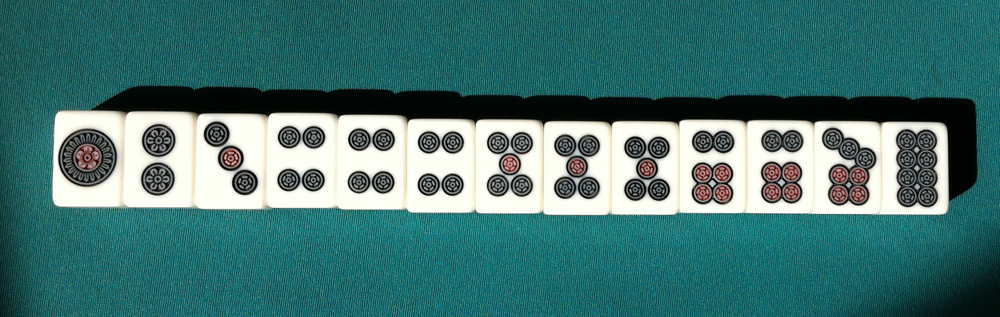
#> input picture data/2.jpg, 1000 x 317 px
$ python boundingbox.py data/2.jpg
#> lines starting #> are read from the running program, lines starting #| are printed output that depends on the picture; after the words box and inside, x2 and y2 are one past the last pixel; in counts of white or black regions, pixels touching at a corner belong together
#> further down, img is the input picture: shape (317, 1000, 3); mean B, G, R 116.1, 118.1, 69.9
### lib/imgproc.py
#!/usr/bin/env python2
# -*- coding: UTF-8 -*-
# File: imgproc.py
# Author: Yuxin Wu <ppwwyyxx@gmail.com>


import numpy as np
import matplotlib.pyplot as plt
from sklearn.decomposition import PCA
import cv2
from collections import defaultdict
import copy
from rect import Rect

# [8 lines left out: function show_img_mat, not called in this run]

def show_img(img):
    cv2.imshow("", img)
    cv2.waitKey()

def power_togray(img):
    assert img.ndim == 3
    ret = np.square(255. - img.astype('float32')).sum(axis=2)
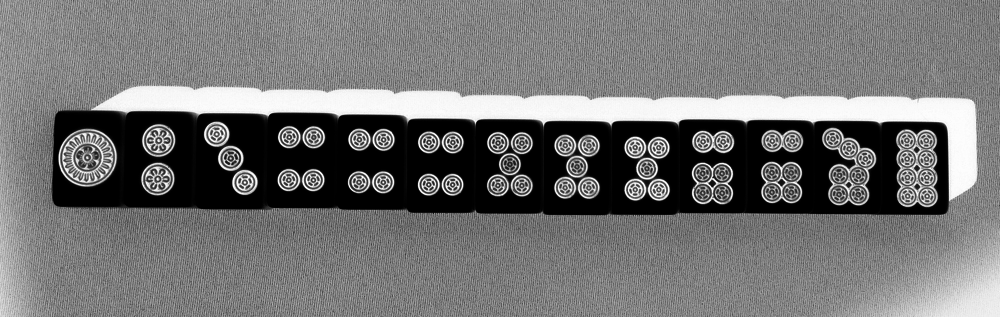
#> ret: shape (317, 1000) float32; min 0, max 195075, mean 88479.2; drawn with min black and max white
    ret = ret / ret.max() * 255
    ret = ret.astype('uint8')
    return ret

def merge_rects(rects):
    graph = defaultdict(list)
    res = []
    for r in rects:
        now_area = r.area()
        for rr in rects:
            if rr is r: continue
            if rr.area() < now_area: continue
            # r is smaller
            if r.intersect_ratio(rr) > 0.9:
                break
        else:
            res.append(r)
    return res

def draw_rects(img, rects):
    ret = copy.copy(img)
    if ret.ndim == 2:
        ret = cv2.cvtColor(ret, cv2.COLOR_GRAY2BGR)
    for r in rects:
        pt1 = (r.x0, r.y0)
        pt2 = (r.x1, r.y1)
        cv2.rectangle(ret, pt1, pt2, (255,0,0), img.shape[0]/40)
    return ret

# [54 lines left out: functions pca_rot, pca_getM_from_comp, pca_getM, shrink_binary_img, all_height, snap_up, not called in this run]

### lib/rect.py
#!/usr/bin/env python2
# -*- coding: UTF-8 -*-
# File: rect.py
# Author: Yuxin Wu <ppwwyyxx@gmail.com>

import numpy as np

class Rect(object):
    __slots__ = ['x', 'y', 'w', 'h']

    # [6 lines left out: function __init__, not called in this run]

    @property
    def x0(self):
        return self.x

    @property
    def y0(self):
        return self.y

    @property
    def x1(self):
        return self.x + self.w - 1

    @property
    def y1(self):
        return self.y + self.h - 1

    # [18 lines left out: functions update, copy, slice_ndarray, not called in this run]

    def __str__(self):
        return 'Rect(x={}, y={}, w={}, h={})'.format(
            self.x, self.y, self.w, self.h)

    def area(self):
        return self.w * self.h

    # [15 lines left out: functions intersects, intersect_area, intersect_ratio, not called in this run]

    def roi(self, img):
        return img[self.y0:self.y1+1,self.x0:self.x1+1]

    # [15 lines left out: functions safe_roi, expand, not called in this run]

    def center(self):
        return (self.x + self.w * 0.5, self.y + self.h * 0.5)


    __repr__ = __str__

### boundingbox.py
#!/usr/bin/env python2
# -*- coding: UTF-8 -*-
# File: boundingbox.py
# Author: Yuxin Wu <ppwwyyxx@gmail.com>

import numpy as np
from lib.imgproc import *
from lib.rect import Rect

def detect_boundingbox(img):

## REQUIRE an input like a line,
## and tiles lined-up with similar height

    def filter_noise(rects):
        rects = [r for r in rects if \
            r.h > 50 and r.w > 50       # minimum allowed size for a box
                ]
        return rects

# TODO judge background color, if white, use less blur, no power, important
    gray = (255 - power_togray(img)).astype('float32')
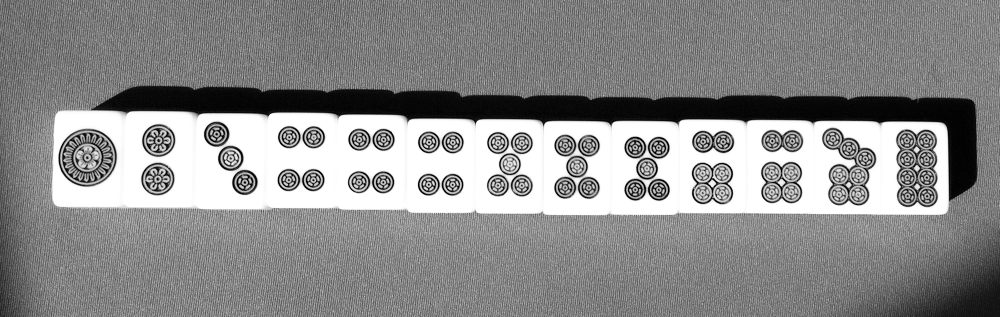
#> gray: shape (317, 1000) float32; min 0, max 255, mean 139.8
    gray = np.power(gray / 255.0, 1.5)
    gray = cv2.GaussianBlur(gray, (5,5), 1)
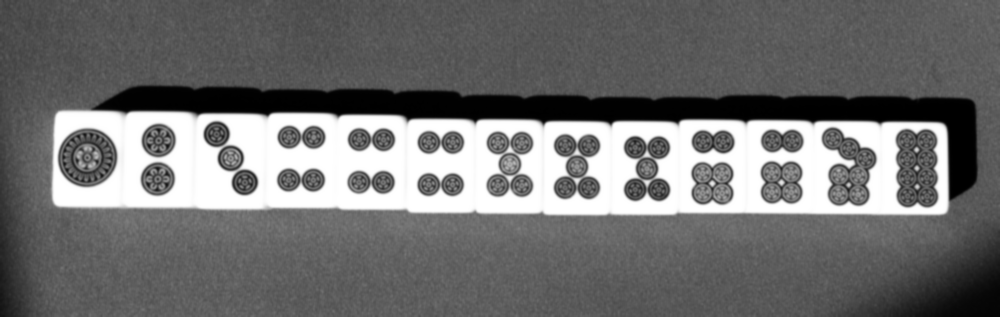
#> gray: shape (317, 1000) float32; min 0.000824, max 1, mean 0.442
    #gray = cv2.GaussianBlur(gray, (5,5), 0.8)

    show_img(gray)
    gray = (gray * 255).astype('uint8')
    edges = cv2.Canny(gray, 50, 150)
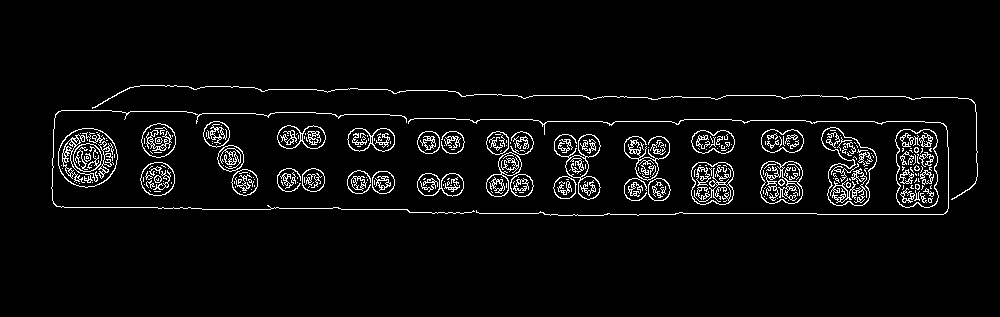
#> edges: shape (317, 1000); 4.6% white in thin lines or dots, all inside (x1, y1, x2, y2) = (51, 85, 978, 216)

    show_img(edges)
    #import sys
    #sys.exit()

    dil_kern = cv2.getStructuringElement(cv2.MORPH_ELLIPSE, (5,5))
    dilated = cv2.dilate(edges, dil_kern)
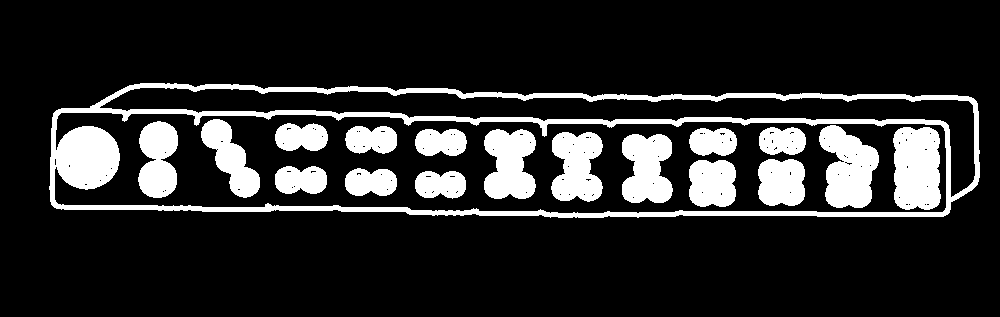
#> dilated: shape (317, 1000); 16.3% white; 18 white regions
    show_img(dilated)

    contours = cv2.findContours(dilated, cv2.RETR_EXTERNAL, cv2.CHAIN_APPROX_NONE)
#> contours = 1 contour; box (x1, y1, x2, y2) and area: (49, 83, 980, 218) 111824
    contours = contours[0]

    boxes = [cv2.boundingRect(k) for k in contours]
#> boxes = [(49, 83, 931, 135)]
    rects = [Rect(*b) for b in boxes]
#> rects = 1 item

    rects = merge_rects(rects)
#> the loop in merge_rects, `for r in rects:` made 1 pass
#> now_area on pass 1: 125685
    rects = filter_noise(rects)

# TODO expand rect

#show_img(draw_rects(img, rects))

    return rects

if __name__ == '__main__':
    import cv2
    import sys

    img = cv2.imread(sys.argv[1])
#img = cv2.imread('./photo/line2.png')

    rects = detect_boundingbox(img)
#> rects = 1 item

    vis = draw_rects(img, rects)
#> the loop in draw_rects, `for r in rects:` made 1 pass
#> (pt1, pt2) on pass 1: ((49, 83), (979, 217))
#> after the loop in draw_rects, `for r in rects:`:
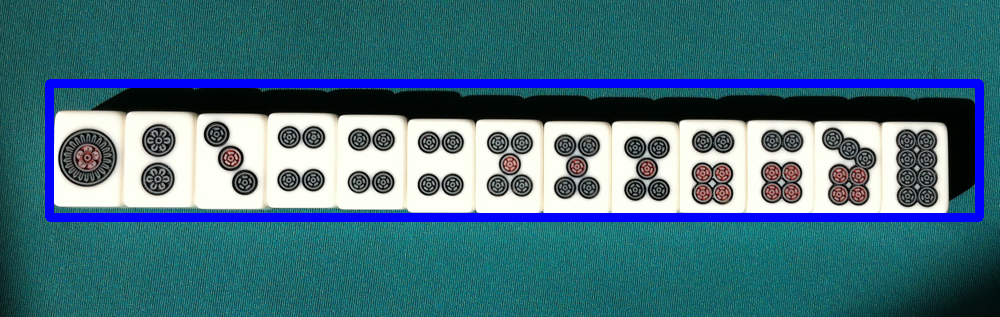
#> ret: shape (317, 1000, 3); 6.03% of pixels changed, all inside (x1, y1, x2, y2) = (45, 79, 984, 222)
    show_img(vis)

    for idx, r in enumerate(rects):
        box = img[r.y0:r.y1,r.x0:r.x1]
        cv2.imwrite("box-{}.png".format(idx), box)
#> this loop made 1 pass
#> pass 1, `box = img[r.y0:r.y1,r.x0:r.x1]`:
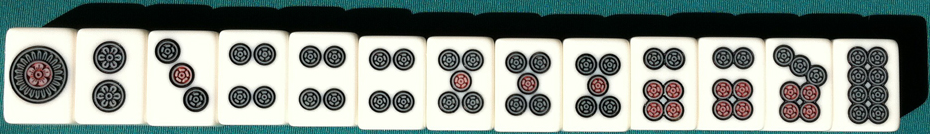
#> box: shape (134, 930, 3); mean B, G, R 137.6, 143.8, 134.1

$ run again, on data/1.png
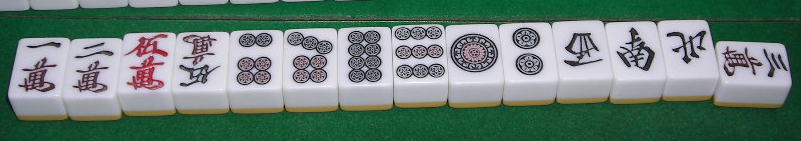
#> input picture data/1.png, 801 x 141 px
#> img is the input picture: shape (141, 801, 3); mean B, G, R 117.5, 127, 104.5
#> in detect_boundingbox, `edges = cv2.Canny(gray, 50, 150)`:
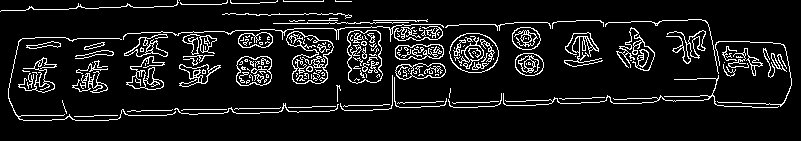
#> edges: shape (141, 801); 9.3% white in thin lines or dots, all inside (x1, y1, x2, y2) = (0, 0, 792, 121)
#> dilated: shape (141, 801); 34.8% white; 9 white regions
#> contours = 4 contours; box (x1, y1, x2, y2) and area: (6, 11, 794, 123) 66808, (0, 0, 280, 14) 1170, (281, 0, 326, 4) 129, (333, 0, 354, 4) 57
#> boxes = [(6, 11, 788, 112), (333, 0, 21, 4), (281, 0, 45, 4), (0, 0, 280, 14)]
#> in detect_boundingbox, `rects = [Rect(*b) for b in boxes]`: rects = 4 items
#> the loop in merge_rects, `for r in rects:` made 4 passes
#> now_area on pass 1: 88256
#> in filter_noise, `rects = [r for r in rects if \ r.h > 50 and r.w > 50`: rects = 1 item
#> the loop in draw_rects, `for r in rects:` made 1 pass
#> (pt1, pt2) on pass 1: ((6, 11), (793, 122))
#> the loop `for idx, r in enumerate(rects):` made 1 pass
#> pass 1, `box = img[r.y0:r.y1,r.x0:r.x1]`:
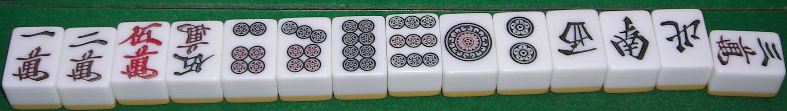
#> box: shape (111, 787, 3); mean B, G, R 135.6, 139.2, 126.7
